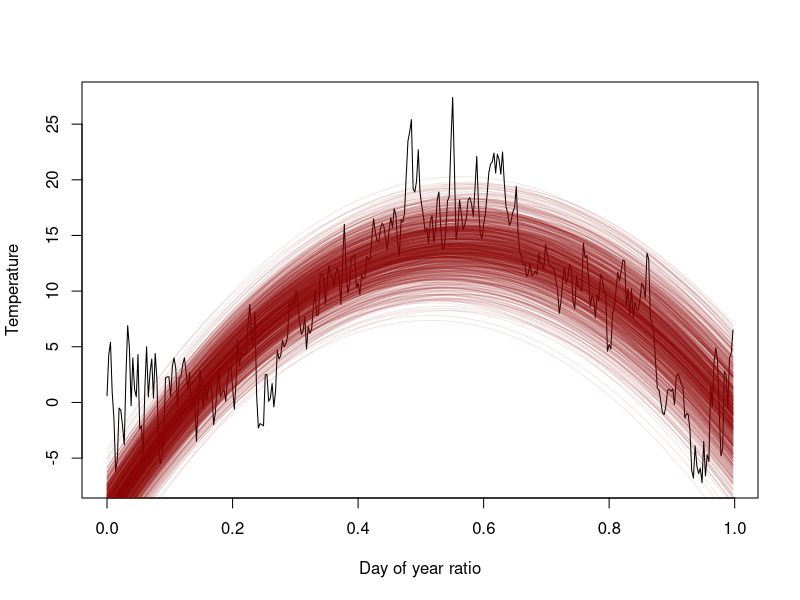
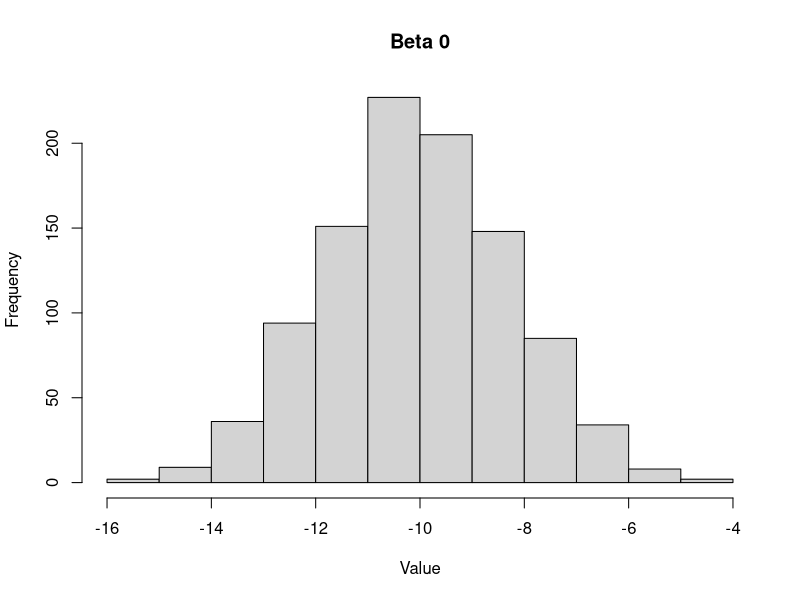
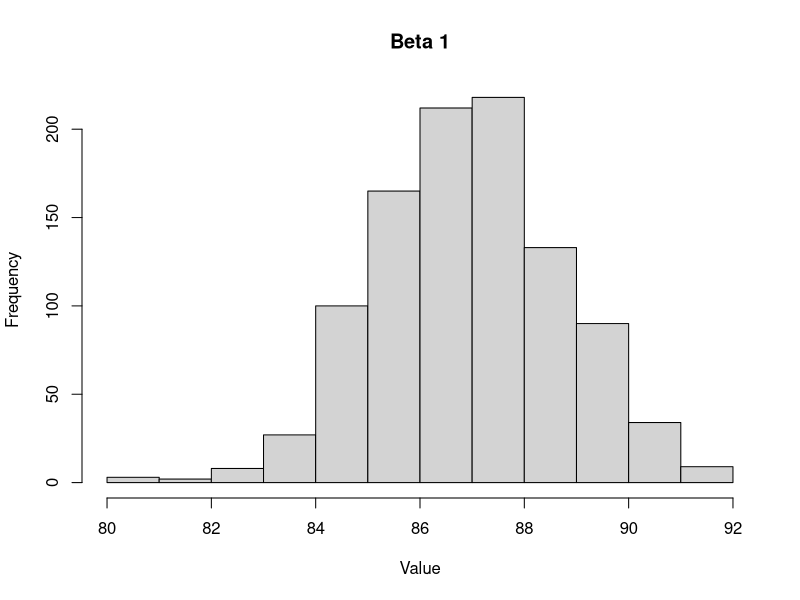
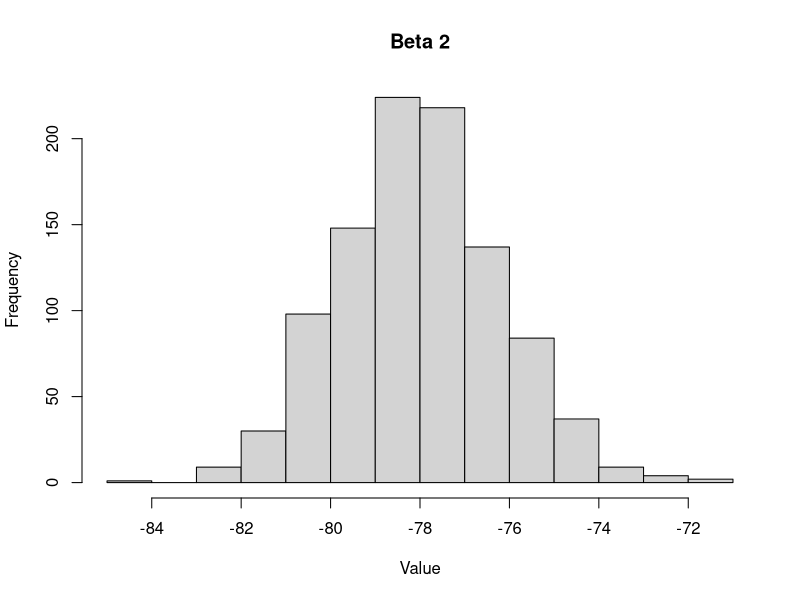
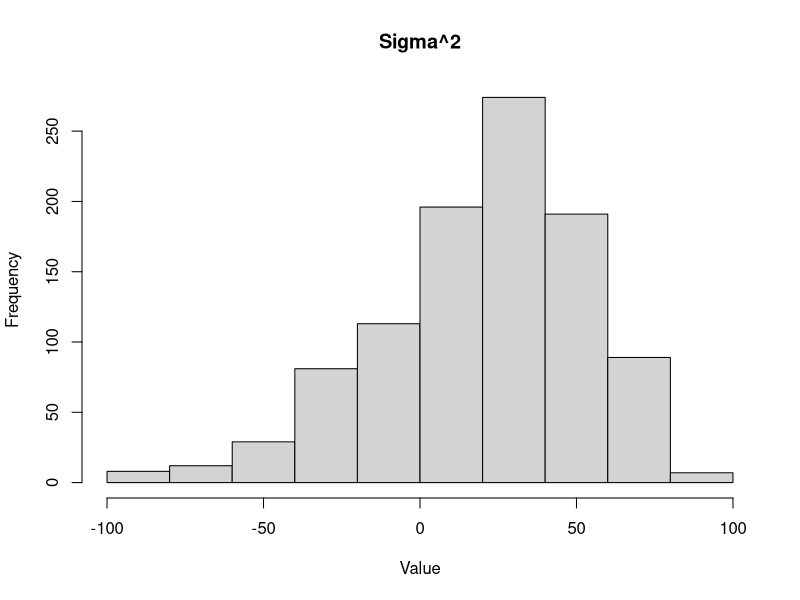
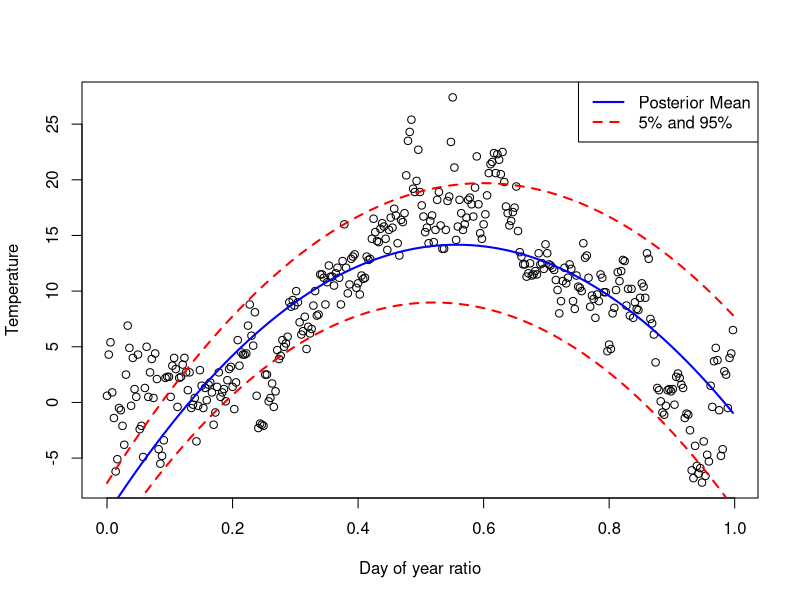
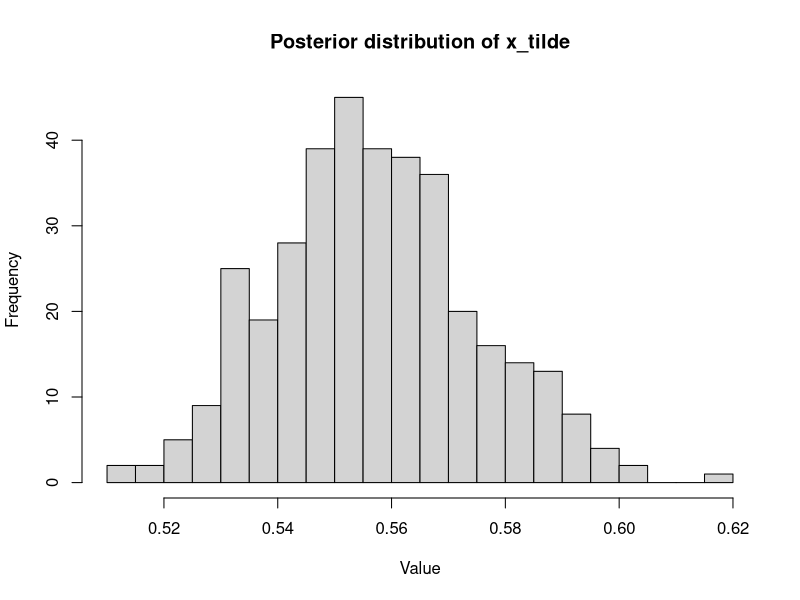
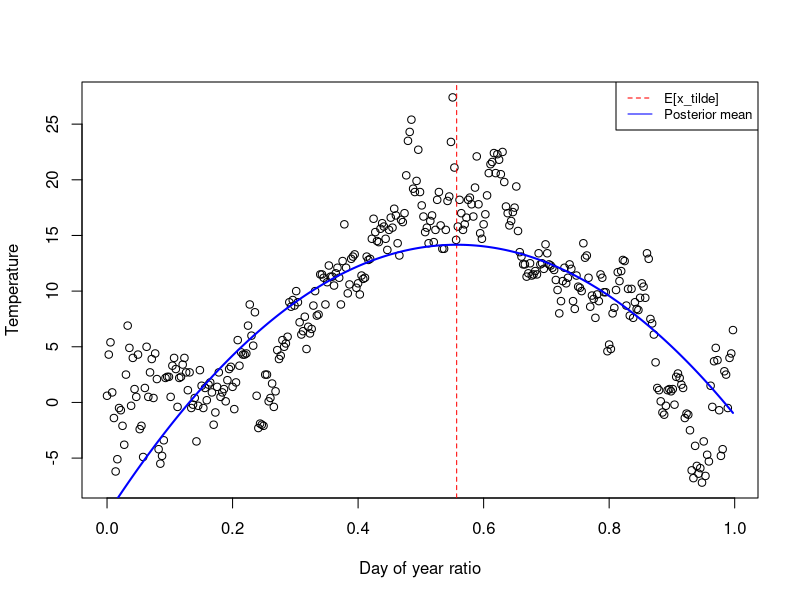

The R script that drew these images, in order:
## ---- chunk 1
knitr::opts_chunk$set(echo = TRUE)
knitr::opts_chunk$set(cache = TRUE)
## ---- chunk 2
library(readxl)
data = as.data.frame(read_xlsx("Linkoping2022.xlsx"))
#365 obs of 3 variables (name, datetime, temp)
time = c(0:364)/365
data$time <- time
## ---- chunk 3
library(scales)
library(mvtnorm)
# Initializing the parameters
mu_0 = c(-10,87,-78) #(y intercept, next two have to be balanced. High value -> high arch, vice versa)
Omega_0 = as.matrix(0.01 * diag(3)) #thickness (higher = thinner)
nu_0 = 3 #Vertical thickness (higher = thicker)
sigma_sq_0 = 4 #vertical thickness (higher = thicker)
n = 365 

X = matrix(c(time*0+1, time, time*time), ncol=3)
y = data$temp

#Prior
sigsq_draws_prior = as.matrix((nu_0*sigma_sq_0) / rchisq(1000, n-1))
beta_draws_prior = matrix(NA,nrow=0, ncol=3)
for(i in (1:length(sigsq_draws_prior))){
  sig = sigsq_draws_prior[i]
  beta_draws_prior = rbind(beta_draws_prior,rmvnorm(n = 1, mean = mu_0, sigma = sig*solve(Omega_0)))
}


#Plot
f = function(x,betas,sigsq){
  betas[1] + betas[2]*x + betas[3]*x^2 + rnorm(1, 0, sigsq)
}

x = time
betas = beta_draws_prior[1,]
plot(x, y, type = 'l', xlab="Day of year ratio", ylab = "Temperature")
for(i in 1:1000){
  x = time
  betas = beta_draws_prior[i,]
  sigsq = sigsq_draws_prior[i,]
  lines(x, f(x, betas, sigsq), type = 'l', col=alpha('darkred', 0.1))
}


## ---- chunk 4
#Posterior
beta_draws_post = matrix(0,nrow=0, ncol=3)
sigsq_draw_post = matrix(0,nrow=0, ncol=1)
for(i in 1:1000){
  beta_hat = beta_draws_prior[i,]
  mu_n = solve(t(X) %*% X + Omega_0)%*%(t(X) %*% X %*% beta_hat + Omega_0 %*% mu_0)
  Omega_n = t(X)%*%X + Omega_0
  nu_n = nu_0 + n
  nu_n_sig_n = nu_0%*%sigma_sq_0+(t(y)%*%y + t(mu_0)%*%Omega_0%*%mu_0 - t(mu_n)%*%Omega_n%*%mu_n)
  
  sig = nu_n_sig_n / rchisq(1, n-1)
  sigsq_draw_post = rbind(sigsq_draw_post, sig)

  beta_draws_post = rbind(beta_draws_prior,
                          rmvnorm(n=1,mean=mu_n, sigma = sigsq_draw_post[1,]*solve(Omega_n)))
}
## ---- chunk 5
#histogram for each marginal posterior of the parameters
hist(beta_draws_post[,1], main="Beta 0", xlab="Value")
hist(beta_draws_post[,2], main="Beta 1", xlab="Value")
hist(beta_draws_post[,3], main="Beta 2", xlab="Value")
hist(sigsq_draw_post, main="Sigma^2", xlab="Value")
## ---- chunk 6
#Scatter plot of the temperature data + curve for the posterior median of the regression function
plot(time, data$temp, type = 'p', xlab="Day of year ratio", ylab = "Temperature")
#Mean
betas_mean = colMeans(beta_draws_post)
lines(time, betas_mean[1] + betas_mean[2]*time + betas_mean[3]*time^2, type = 'l', col='blue', lwd=2)

#5 and 95 percentiles for each beta for each time
betas_5 = c(quantile(beta_draws_post[,1], 0.05),
            quantile(beta_draws_post[,2], 0.05),
            quantile(beta_draws_post[,3], 0.05))

betas_95 = c(quantile(beta_draws_post[,1], 0.95),
             quantile(beta_draws_post[,2], 0.95),
             quantile(beta_draws_post[,3], 0.95))

lines(time, betas_5[1] + betas_5[2]*time + betas_5[3]*time^2, type = 'l', col='red', lty=2, lwd=2)
lines(time, betas_95[1] + betas_95[2]*time + betas_95[3]*time^2, type = 'l', col='red', lty=2, lwd=2)
legend("topright", legend=c("Posterior Mean", "5% and 95%"), col=c("blue", "red"), lty=c(1,2), 
       lwd=c(2,2))
## ---- chunk 7
max_temp <- function(betas){
  (-betas[2])/(2*betas[3])
}
x_maxs = matrix(0,nrow=0, ncol=1)
for(i in 1:365){
  betas = beta_draws_post[i,]
  x_maxs = rbind(x_maxs, max_temp(betas))
}
hist(x_maxs, main="Posterior distribution of x_tilde", xlab="Value", ylab="Frequency", breaks=30)

x_tilde = mean(x_maxs)
print(paste("E[x_tilde] is",x_tilde))

plot(time, data$temp, type = 'p', xlab="Day of year ratio", ylab = "Temperature")
abline(v=x_tilde, col='red', lty=2)
legend("topright", legend=c("E[x_tilde]", "Posterior mean"), col=c("red","blue"), 
       lty=c(2,1), cex=c(0.8,0.8))
lines(time, betas_mean[1] + betas_mean[2]*time + betas_mean[3]*time^2, type = 'l', col='blue', lwd=2)
## ---- chunk 8
# Initializing the parameters

##### MODIFIED #######
mu_0 = c(-10,87,-78, -5, 0, 0, 0, 0, 0, 0, 0) #(y, beta_0, ..., beta_9)
Omega_0 = diag(c(rep(0.01,4), rep(100,7))) # Small variance (high omega) for higher order terms
######################

nu_0 = 3 #Vertical thickness (higher = thicker)
sigma_sq_0 = 4 #vertical thickness (higher = thicker)
n = 365 

X = matrix(c(time*0+1, time, time*time), ncol=3)
y = data$temp

#Prior
sigsq_draws_prior = as.matrix((nu_0*sigma_sq_0) / rchisq(1000, n-1))

########## MODIFIED ##########
beta_draws_prior = matrix(NA,nrow=0, ncol=11)
##############################

for(i in (1:length(sigsq_draws_prior))){
  sig = sigsq_draws_prior[i]
  beta_draws_prior = rbind(beta_draws_prior,rmvnorm(n = 1, mean = mu_0, sigma = sig*solve(Omega_0)))
}

#Plot
########## MODIFIED ##########
f = function(x,betas,sigsq){
  betas[1] + betas[2]*x + betas[3]*x^2 + betas[4]*x^3 + betas[5]*x^4 + betas[6]*x^5 + betas[7]*x^6 + betas[8]*x^7 + betas[9]*x^8 + betas[10]*x^9 + rnorm(1, 0, sigsq)
}
##############################

x = time
betas = beta_draws_prior[1,]
plot(x, y, type = 'l', xlab="Day of year ratio", ylab = "Temperature")
for(i in 1:1000){
  x = time
  betas = beta_draws_prior[i,]
  sigsq = sigsq_draws_prior[i,]
  lines(x, f(x, betas, sigsq), type = 'l', col=alpha('darkgreen', 0.1))
}

## ---- chunk 9
# Template code from Lecture material, modified for the WomenAtWork data set:

Covs <- c(2:8) # Selects which covariates/features to include
standardize <- FALSE # If TRUE, covariates/features are standardized to mean 0 and variance 1
lambda <- 1 # scaling factor for the prior of beta 
tau <- 2

WomenData <- read.table("WomenAtWork.dat", header = T) # read data from .dat file
Nobs <- dim(WomenData)[1] # number of observations
y <- WomenData$Work 

X <- as.matrix(WomenData[,Covs]);
Xnames <- colnames(X)
if (standardize){
  Index <- 2:(length(Covs)-1)
  X[,Index] <- scale(X[,Index])
}
Npar <- dim(X)[2]

# Setting up the prior
mu <- as.matrix(rep(0,Npar)) # Prior mean vector
Sigma <- (1/lambda)*(tau^2)*diag(Npar) # Prior covariance matrix

# Functions that returns the log posterior for the logistic and probit regression.
# First input argument of this function must be the parameters we optimize on, 
# i.e. the regression coefficients beta.

# Log posterior for logistic regression
LogPostLogistic <- function(betas,y,X,mu,Sigma){
  linPred <- X%*%betas;
  logLik <- sum( linPred*y - log(1 + exp(linPred)) );
  #if (abs(logLik) == Inf) logLik = -20000; # Likelihood is not finite, 
  # stear the optimizer away from here!
  logPrior <- dmvnorm(betas, mu, Sigma, log=TRUE);
  #posterior = likelihood*prior, log posterior = log likelihood + log prior
  return(logLik + logPrior) 
}

# Select the initial values for beta
initVal <- matrix(0,Npar,1)

# The argument control is a list of options to the optimizer optim, where fnscale=-1
# means that we minimize the negative log posterior. Hence, we maximize the log posterior.  
OptimRes <- optim(initVal,LogPostLogistic,gr=NULL,y,X,mu,Sigma,method=c("BFGS"),
                  control=list(fnscale=-1),hessian=TRUE)

# Printing the results to the screen
names(OptimRes$par) <- Xnames # Naming the coefficient by covariates
approxPostStd <- sqrt(diag(solve(-OptimRes$hessian))) # Computing approximate standard deviations.
names(approxPostStd) <- Xnames # Naming the coefficient by covariates
print('---- The posterior mode is: ----')
print(OptimRes$par)
print('---- The approximate posterior standard deviation is: ----')
print(approxPostStd)

glmModel <- glm(Work ~ 0 + ., data = WomenData, family = binomial)
print("---- comparing with GLM ----")
print(glmModel)

## ---- chunk 10
SimulatePostPred <- function(Nsim,OptimRes,X){
  Npar <- dim(X)[2]
  postMean <- OptimRes$par #Posterior mean
  postCov <- solve(-OptimRes$hessian) #Posterior covariance matrix
  postDraws <- rmvnorm(Nsim, postMean, postCov) #Draws from the posterior
  postPred <- rep(0,Nsim)
  for (i in 1:Nsim){
    postPred[i] <- 1/(1+exp(-X%*%postDraws[i,])) # Pr(y=0|x) 
  }
  return(postPred)
}

Nsim <- 10000
x <- c(1, 18, 11, 7, 40, 1, 1) #cst, HusbandIncome, Education, Experience, Age, NSmallChild, NBigChild
postPred <- SimulatePostPred(Nsim,OptimRes,x)
hist(postPred,main="Posterior predictive distribution of Pr(y=0|x)",xlab="Pr(y=0|x)",ylab="Frequency",
     breaks=30)

## ---- chunk 11
SimulatePostPredBin <- function(Nsim,OptimRes,X,Nwomen){
  Npar <- dim(X)[2]
  postMean <- OptimRes$par #Posterior mean
  postCov <- solve(-OptimRes$hessian) #Posterior covariance matrix
  postDraws <- rmvnorm(Nsim, postMean, postCov) #Draws from the posterior
  postPred <- rep(0,Nsim)
  for (i in 1:Nsim){
    postPred[i] <- rbinom(1, Nwomen, 1 -1/(1+exp(-X%*%postDraws[i,]))) # Pr(y=0|x) = 1 - Pr(y=1|x)
  }
  return(postPred)
}

Nsim <- 10000
Nwomen <- 13
postPred <- SimulatePostPredBin(Nsim,OptimRes,x,Nwomen)
hist(postPred,main="Posterior predictive distribution of number of women not working",
     xlab="Number of women",ylab="Frequency")

